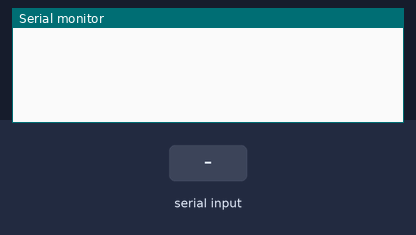
This sketch was run on a simulated ESP8266 (NodeMCU). Parts: the last lines printed to the serial monitor. The inputs (shaded band) are chosen by the test bench.

Above: at 1.2 s.
1.3 s: "1" received over the second serial link
At 2.7 s:
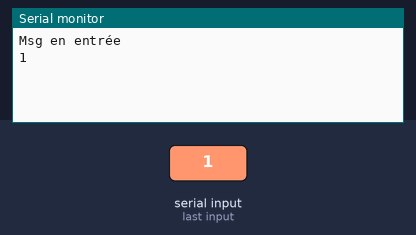
3.8 s: "0" received over the second serial link
At 4.6 s:
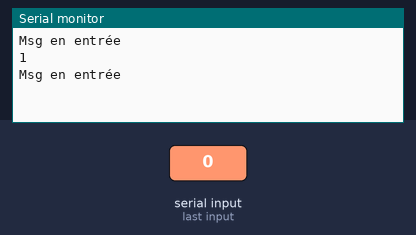
5.3 s: "2" received over the second serial link
At 7.0 s:
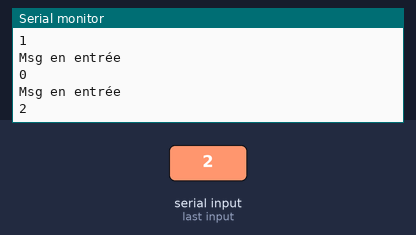

The sketch:

Esp_-_recep.ino
```cpp
#include <SoftwareSerial.h>
#include <ArduinoJson.h>

SoftwareSerial s(D6,D7,false);
StaticJsonDocument<200> doc;
String msgRecep;

void setup() {
  Serial.begin(9600);
  s.begin(9600);
}

void loop() {
  if( s.available()>0)
  {
    Serial.println("Msg en entrée");
    Serial.println(s.readString());
  }
}
```

Measured:
- after the input at 1.3 s, the serial monitor: prints a new line at once (image 1)
- after the input at 5.3 s, the serial monitor: prints a new line after 1.0 s (image 3)
